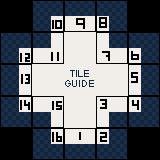

This is a level from a 2D game, rendered from its Tiled map with the project's own tilesets. A one-line summary and the complete map file follow:
An orthogonal 5x5 tile map with 32x32 px tiles, 2 tile layers (Suelo, Col).

<map version="1.9" tiledversion="1.9.2" orientation="orthogonal" renderorder="right-down" width="5" height="5" tilewidth="32" tileheight="32" infinite="0" nextlayerid="3" nextobjectid="1">
 <tileset firstgid="1" source="tile_guide.tsx" />
 <layer id="1" name="Suelo" width="5" height="5">
  <data encoding="csv">
1,0,0,0,5,
0,0,8,0,0,
0,12,13,14,0,
0,0,18,0,0,
21,0,0,0,25
</data>
 </layer>
 <layer id="2" name="Col" width="5" height="5">
  <data encoding="csv">
0,2,3,4,0,
6,7,0,9,10,
11,0,0,0,15,
16,17,0,19,20,
0,22,23,24,0
</data>
 </layer>
</map>
